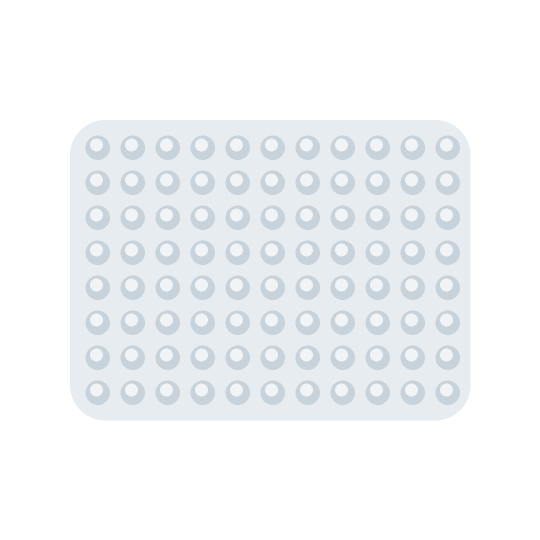
#> input picture assets/sample/mat_back.png, 1080 x 1080 px (shown at 1/2 size)
$ python -i images.py   (imports and definitions only)
#> lines starting #> are read from the running program, lines starting #| are printed output that depends on the picture; after the words box and inside, x2 and y2 are one past the last pixel; in counts of white or black regions, pixels touching at a corner belong together
#> further down, picture is the input picture: PIL image 1080x1080 RGB; mean R, G, B 242.1, 244.9, 246.9
"""상품 사진 자동 수집.

출처 우선순위 (약관상 안전한 공식 API만 사용, 쇼핑몰 페이지 크롤링은 하지 않음)
1. 쿠팡 파트너스 Open API 상품 검색: 대표 이미지 + 파트너스 링크  (COUPANG_ACCESS_KEY / COUPANG_SECRET_KEY)
2. 네이버 쇼핑 검색 API: 대표 이미지                                  (NAVER_CLIENT_ID / NAVER_CLIENT_SECRET)

API는 상품당 대표 이미지 1장만 주므로, 그 사진에서 확대 컷 3~5장을 잘라 4~6장으로 만든다.
결과: assets/products/<slug>/01.jpg ... 와 상품 JSON의 images / affiliate_url 갱신.
"""
from __future__ import annotations

import hashlib
import hmac
import io
import json
import os
import time
import urllib.parse
import urllib.request
from pathlib import Path

from PIL import Image, ImageChops, ImageOps

from .models import Product

ROOT = Path(__file__).resolve().parent.parent
UA = {"User-Agent": "elderShop/1.0"}


# [33 lines left out: functions _get, coupang_search, naver_search, not called in this run]


# ---------- 확대 컷 ----------

def _content_box(img: Image.Image) -> tuple[int, int, int, int]:
    """흰/단색 배경을 뺀 상품 영역."""
    bg = Image.new("RGB", img.size, img.getpixel((2, 2)))
#> bg: PIL image 1080x1080 RGB; every value is 255
    diff = ImageChops.difference(img, bg).convert("L").point(lambda v: 255 if v > 18 else 0)
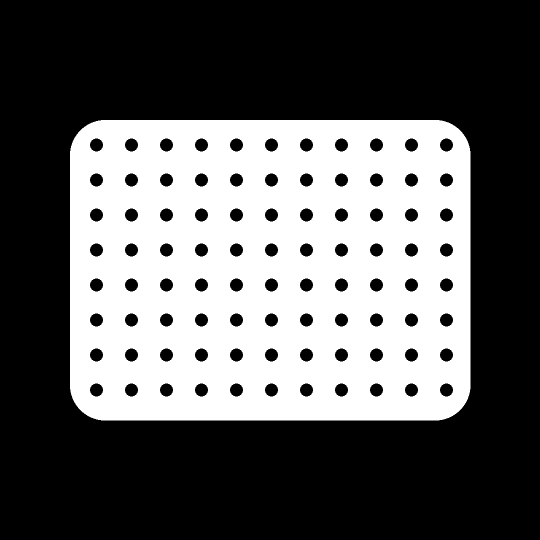
#> diff: PIL image 1080x1080 L (shown at 1/2 size); 37% white; 1 white region, box (x1, y1, x2, y2) and area: (140, 240, 941, 841) 431005
    return diff.getbbox() or (0, 0, *img.size)


def detail_crops(img: Image.Image, n: int = 4) -> list[Image.Image]:
    """상품 영역 안에서 서로 다른 부분을 확대한 컷 n장 (정사각형)."""
    x0, y0, x1, y1 = _content_box(img)
#> x0 = 140; y0 = 240; x1 = 941; y1 = 841
    bw, bh = x1 - x0, y1 - y0
#> bw = 801; bh = 601
    side = int(min(bw, bh) * 0.6) or min(img.size)
#> side = 360
    spots = [(0.5, 0.5), (0.25, 0.3), (0.75, 0.7), (0.7, 0.3), (0.3, 0.72)]
    out = []
    for fx, fy in spots[:n]:
        cx, cy = x0 + bw * fx, y0 + bh * fy
        l = int(min(max(cx - side / 2, 0), img.width - side))
        t = int(min(max(cy - side / 2, 0), img.height - side))
        out.append(img.crop((l, t, l + side, t + side)).resize((1080, 1080), Image.LANCZOS))
#> this loop made 4 passes
#> (cx, cy, l, t) on passes 1 to 4: (540.5, 540.5, 360, 360), (340.2, 420.3, 160, 240), (740.8, 660.7, 560, 480), (700.7, 420.3, 520, 240)
#> after the loop, out = 4 items
    return out


# ---------- 실행 ----------

# [29 lines that did not run here, left out]

>>> from PIL import Image
>>> picture = Image.open('../assets/sample/mat_back.png')
>>> result = detail_crops(picture)
#> result = 4 items
